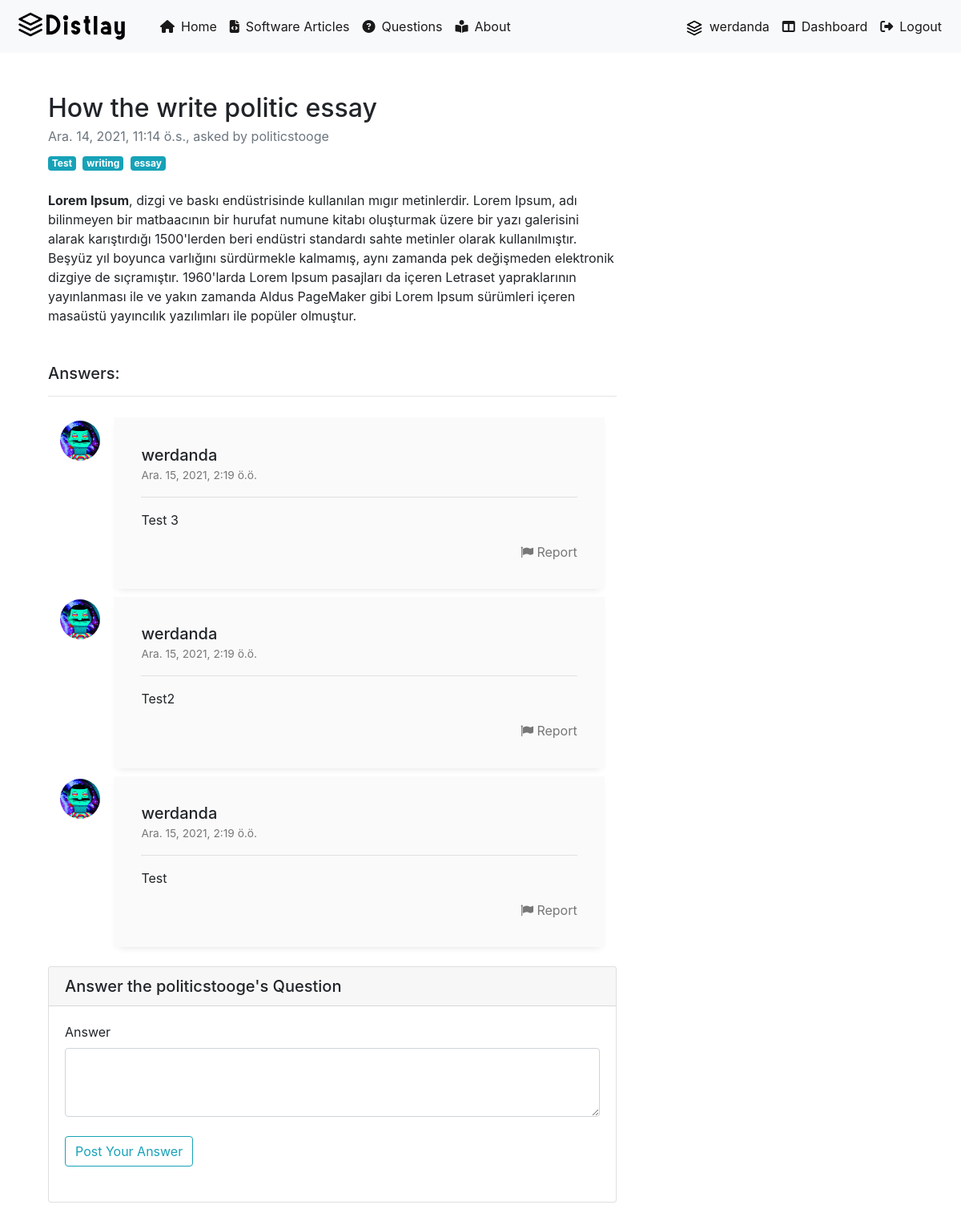
Page /questions/question/3 (signed in) on the committed database.
### ask/models.py (models this page shows, shortened)
class Questions(models.Model):
    author = models.ForeignKey("auth.User",on_delete= models.CASCADE, verbose_name='Question Author')
    title = models.CharField(max_length=50, verbose_name="Question Title")
    content = RichTextField()
    asked_date = models.DateTimeField(auto_now_add=True,verbose_name="Asked Date")
    slug = models.SlugField(unique=True,max_length=100, default=None)
    tags = TaggableManager()
    question_image = models.FileField(blank=True,null=True,verbose_name="Upload Image")
    class Meta:
        ordering = ['-asked_date']

class Answers(models.Model):
    question  = models.ForeignKey(Questions,on_delete=models.CASCADE, verbose_name = "Question", related_name = "answers")
    answer_author = models.ForeignKey(User,on_delete=models.CASCADE, verbose_name="User")
    answer_content = RichTextField(max_length=200,verbose_name="Answer", null=True)
    answer_date = models.DateTimeField(auto_now_add=True)
    class Meta:
        ordering = ["-answer_date"]

### user/models.py (models this page shows, shortened)
class Profile(models.Model):
    user = models.OneToOneField(User,on_delete=models.CASCADE)
    avatar = models.ImageField(upload_to='profile_images')
    profession = models.CharField(max_length=100, verbose_name="Profession", default="Developer", null=True)

### ask/views.py (the view)
# urls.py: path('question/<int:id>',views.detail,name="detail"),
@login_required(login_url="user:login")
def detail(request,id):
    question = get_object_or_404(Questions,id = id)
    answers = question.answers.all()
    return render(request,"question-detail.html",{"question":question,"answers":answers})

### templates/question-detail.html (shortened to what this page needs)
{% extends "layout.html" %}
{% load static %}
{% block body %}
<link rel="stylesheet" href="{% static 'css/comments.css' %}">
<link href="https://maxcdn.bootstrapcdn.com/font-awesome/4.3.0/css/font-awesome.min.css" rel="stylesheet">
<div class="container mt-5">
    <div class="row">
        <div class="col-lg-8">
            <article>
                <header class="mb-4">
                    <h2 class="fw-bolder mb-1">{{question.title}}</h2>
                    <div class="text-muted fst-italic mb-2">{{question.asked_date}}, asked by {{question.author.username}}</div>
                    <div>
                        {% for tag in question.tags.all %}
                        <a href="{% url 'ask:tagged' tag.slug %}" class="mr-1 badge badge-info"#>{{tag}}</a>
                        {% endfor %}
                    </div>
                </header>
                <section class="mb-5">
                    <p class="fs-5 mb-4">{{question.content | safe}}</p>
                </section>
            </article>
            <h5>Answers:</h5>
            <hr>
            {% if answers %}
            <div class="container">
                <div class="row">
            {% for answer in answers  %}
            <div class="col-md-12">
                <div class="media g-mb-30 media-comment">
                    {% if answer.answer_author.profile.avatar %}
                    <img class="d-flex g-width-50 g-height-50 rounded-circle g-mt-3 g-mr-15" src="{{answer.answer_author.profile.avatar.url}}" alt="Image Description">
                    {% else %}
                    <img class="d-flex g-width-50 g-height-50 rounded-circle g-mt-3 g-mr-15" src="{% static 'images/default.jpg' %}" alt="Image Description">
                    {% endif %}
                    <div class="media-body u-shadow-v18 g-bg-secondary g-pa-30">
                      <div class="g-mb-15">
                        <h6 class="h5 g-color-gray-dark-v1 mb-0">{{answer.answer_author}}</h6>
                        <span class="g-color-gray-dark-v4 g-font-size-12">{{answer.answer_date}}</span>
                        <hr>
                      </div>
                      <p>{{answer.answer_content | safe}}</p>
                      <ul class="list-inline d-sm-flex my-0">
                        <li class="list-inline-item ml-auto">
                          <a class="u-link-v5 g-color-gray-dark-v4 g-color-primary--hover" href="#!">
                            <i class="fa fa-flag"></i>
                            Report
                          </a>
                        </li>
                      </ul>
                    </div>
                </div>
            </div>
            {% endfor %}
        </div>
    </div>
            {% else %}
            <div class = "alert alert-warning">
                Not answered yet!
            </div>
            {% endif %}
            <div class="card my-4">
                <h5 class="card-header">Answer the {{question.author.username}}'s Question</h5>
            <div class = "card-body">
            <form class="mb-4" method="post" action="{% url 'ask:answer' question.id %}">
                <label for="formGroupExampleInput">Answer</label>
                  <textarea name="answer_content" class="form-control" rows="3"></textarea>
                <br>
            <button type="submit" class="btn btn-outline-info">Post Your Answer</button>
            </form>
        </div>
        </div>
    </div>
</div>
{% endblock body %}

### templates/includes/navbar.html (shortened to what this page needs)
{% load static %}
<link rel="stylesheet" href="{% static 'css/navbar.css' %}">
<nav class="navbar navbar-expand-md navbar-light bg-light mb-4">
    <a class="navbar-brand" href="/"><img class="logo" src="{% static 'images/test.png' %}" alt="Distlay"></a>
    <div class="collapse navbar-collapse" id="navbarCollapse">
      <ul class="navbar-nav mr-auto">
        <li class="nav-item active">
          <a class="nav-link" href="{% url 'index' %}"><i class="fas fa-home"></i>&ensp;Home</a>
        </li>
        <li class="nav-item active">
          <a class="nav-link" href="{% url 'article:articles' %}"><i class="fas fa-file-code"></i>&ensp;Software Articles</a>
        </li>
        <li class="nav-item active">
          <a class="nav-link" href="{% url 'ask:questions' %}"><i class="fas fa-question-circle"></i>&ensp;Questions</a>
        </li>
        <li class="nav-item active">
          <a class="nav-link" href="{% url 'about' %}"><i class="fas fa-book-reader"></i>&ensp;About</a>
        </li>
      </ul>
      <ul class="navbar-nav ml-auto">
        {% if request.user.is_authenticated %}
       <li class="nav-item active">
        <a class="nav-link" href="{% url 'user:profile' %}"><img width="20" height="20" src="{% static 'images/default-profile.png' %}" alt="User">&nbsp;&nbsp;{{request.user.username}}</a>
      </li>
        <li class="nav-item active">
        <a class="nav-link" href="{% url 'article:dashboard' %}"><i class="fas fa-columns"></i>&ensp;Dashboard</a>
      </li>
      <li class="nav-item active">
        <a class="nav-link" href="{% url 'user:logout' %}"><i class="fas fa-sign-out-alt"></i>&ensp;Logout</a>
      </li>
        {% endif %}
      </ul>
    </div>
  </nav>

### static/css/navbar.css (style rules this page uses)
.navbar-brand { width:100px; height:50px; text-align:center; padding-left: 10px; padding-right:150px }
.logo { height:100%; margin-left : -10px; }

### static/css/comments.css (style rules this page uses)
body { margin-top:0px; }
@media (min-width: 0) { .g-mr-15 { margin-right: 1.07143rem !important; } }
@media (min-width: 0) { .g-mt-3 { margin-top: 0.21429rem !important; } }
.g-height-50 { height: 50px; }
.g-width-50 { width: 50px !important; }
@media (min-width: 0) { .g-pa-30 { padding: 2.14286rem !important; } }
.g-bg-secondary { background-color: #fafafa !important; }
.u-shadow-v18 { box-shadow: 0 5px 10px -6px rgba(0, 0, 0, 0.15); }
.g-color-gray-dark-v4 { color: #777 !important; }
.g-font-size-12 { font-size: 0.85714rem !important; }
.media-comment { margin-top:10px }

### rows in the picture
Questions: title "How the write politic essay", asked_date "Ara. 14, 2021, 11:14 ö.s.", author.username "politicstooge", content "Lorem Ipsum , dizgi ve baskı endüstrisinde kullanılan mıgır metinlerdir. Lorem Ipsum, adı bilinmeyen bir matbaacının bir hurufat numune kitabı oluşturmak üzere bir yazı galerisini alarak karıştırdığı 1500'lerden beri endüstri standardı sahte metinler olarak kullanılmıştır. Beşyüz yıl boyunca varlığını sürdürmekle kalmamış, aynı zamanda pek değişmeden elektronik dizgiye de sıçramıştır. 1960'larda Lorem Ipsum pasajları da içeren Letraset yapraklarının yayınlanması ile ve yakın zamanda Aldus PageMaker gibi Lorem Ipsum sürümleri içeren masaüstü yayıncılık yazılımları ile popüler olmuştur."
Tag: name "Test"
Tag: name "writing"
Tag: name "essay"
Answers: answer_author.profile.avatar (picture), answer_author "werdanda", answer_date "Ara. 15, 2021, 2:19 ö.ö.", answer_content "Test 3"
Answers: answer_author.profile.avatar (picture), answer_author "werdanda", answer_date "Ara. 15, 2021, 2:19 ö.ö.", answer_content "Test2"
Answers: answer_author.profile.avatar (picture), answer_author "werdanda", answer_date "Ara. 15, 2021, 2:19 ö.ö.", answer_content "Test"

### other values in the picture
{{ request.user.username }} "werdanda"
